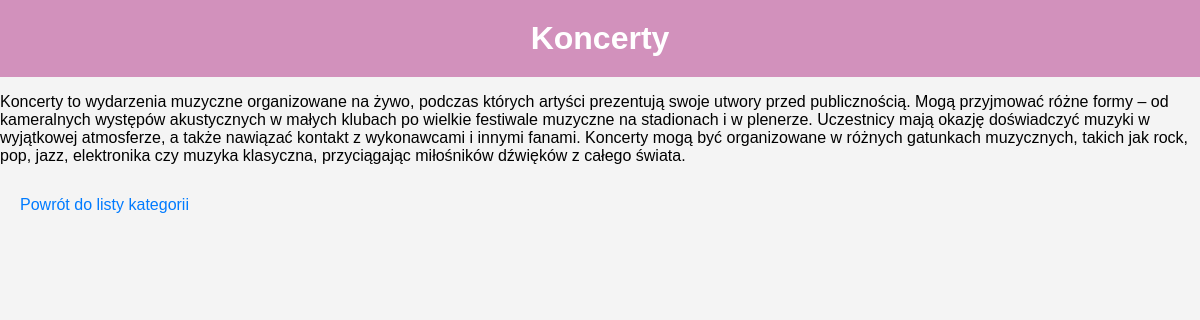
The page /categories/1/ on the database its author committed.
### events/models.py (models this page shows, shortened)
class Category(models.Model):
    name = models.CharField(max_length=100)
    description = models.TextField()

### events/views.py (the view)
# urls.py: path('categories/<int:pk>/', views.category_detail, name='category_detail'),
def category_detail(request, pk):
    category = get_object_or_404(Category, pk=pk)
    return render(request, 'events/category_detail.html', {'category': category})

### events/templates/events/category_detail.html (shortened to what this page needs)
<!DOCTYPE html>
<html lang="pl">
<head>
    {% load static %}
    <link rel="stylesheet" href="{% static 'css/style.css' %}">
</head>
<body>
    <header>
        <h1>{{ category.name }}</h1>
    </header>
    <section class="category-detail">
        <p>{{ category.description }}</p>
        <a href="{% url 'category_list' %}">Powrót do listy kategorii</a>
    </section>
</body>
</html>

### static/css/style.css (style rules this page uses)
body { font-family: Arial, sans-serif; margin: 0; padding: 0; background-color: #f4f4f4; }
header { text-align: center; background-color: #d291bc; color: white; padding: 20px; }
h1 { margin: 0; }
a { display: inline-block; margin: 10px; text-decoration: none; color: #007bff; padding: 5px 10px; border-radius: 4px; transition: background-color 0.3s ease, color 0.3s ease; }

### rows shown on the page
Category: name "Koncerty", description "Koncerty to wydarzenia muzyczne organizowane na żywo, podczas których artyści prezentują swoje utwory przed publicznością. Mogą przyjmować różne formy – od kameralnych występów akustycznych w małych klubach po wielkie festiwale muzyczne na stadionach i w plenerze. Uczestnicy mają okazję doświadczyć muzyki w wyjątkowej atmosferze, a także nawiązać kontakt z wykonawcami i innymi fanami. Koncerty mogą być organizowane w różnych gatunkach muzycznych, takich jak rock, pop, jazz, elektronika czy muzyka klasyczna, przyciągając miłośników dźwięków z całego świata."
